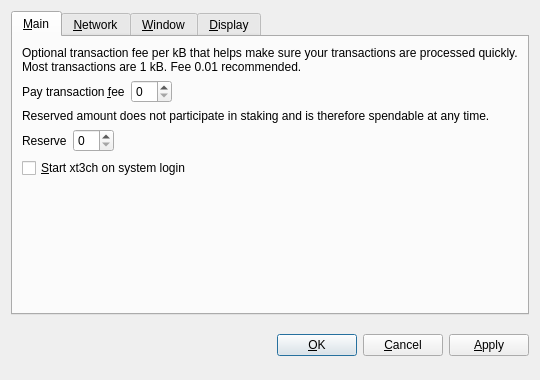
<?xml version="1.0" encoding="UTF-8"?>
<ui version="4.0">
 <class>OptionsDialog</class>
 <widget class="QDialog" name="OptionsDialog">
  <property name="geometry">
   <rect>
    <x>0</x>
    <y>0</y>
    <width>540</width>
    <height>380</height>
   </rect>
  </property>
  <property name="windowTitle">
   <string>Options</string>
  </property>
  <property name="modal">
   <bool>true</bool>
  </property>
  <layout class="QVBoxLayout" name="verticalLayout">
   <item>
    <widget class="QTabWidget" name="tabWidget">
     <property name="tabPosition">
      <enum>QTabWidget::North</enum>
     </property>
     <property name="currentIndex">
      <number>0</number>
     </property>
     <widget class="QWidget" name="tabMain">
      <attribute name="title">
       <string>&amp;Main</string>
      </attribute>
      <layout class="QVBoxLayout" name="verticalLayout_Main">
       <item>
        <widget class="QLabel" name="transactionFeeInfoLabel">
         <property name="text">
          <string>Optional transaction fee per kB that helps make sure your transactions are processed quickly. Most transactions are 1 kB. Fee 0.01 recommended.</string>
         </property>
         <property name="textFormat">
          <enum>Qt::PlainText</enum>
         </property>
         <property name="wordWrap">
          <bool>true</bool>
         </property>
        </widget>
       </item>
       <item>
        <layout class="QHBoxLayout" name="horizontalLayoutFee">
         <item>
          <widget class="QLabel" name="transactionFeeLabel">
           <property name="text">
            <string>Pay transaction &amp;fee</string>
           </property>
           <property name="textFormat">
            <enum>Qt::PlainText</enum>
           </property>
           <property name="buddy">
            <cstring>transactionFee</cstring>
           </property>
          </widget>
         </item>
         <item>
          <widget class="BitcoinAmountField" name="transactionFee"/>
         </item>
         <item>
          <spacer name="horizontalSpacerFee">
           <property name="orientation">
            <enum>Qt::Horizontal</enum>
           </property>
           <property name="sizeHint" stdset="0">
            <size>
             <width>40</width>
             <height>20</height>
            </size>
           </property>
          </spacer>
         </item>
        </layout>
       </item>
       <item>
        <widget class="QLabel" name="reserveBalanceInfoLabel">
         <property name="text">
          <string>Reserved amount does not participate in staking and is therefore spendable at any time.</string>
         </property>
         <property name="textFormat">
          <enum>Qt::PlainText</enum>
         </property>
         <property name="wordWrap">
          <bool>true</bool>
         </property>
        </widget>
       </item>
       <item>
        <layout class="QHBoxLayout" name="horizontalLayoutReserveBalance">
         <item>
          <widget class="QLabel" name="reserveBalanceLabel">
           <property name="text">
            <string>Reserve</string>
           </property>
           <property name="textFormat">
            <enum>Qt::PlainText</enum>
           </property>
           <property name="buddy">
            <cstring>reserveBalance</cstring>
           </property>
          </widget>
         </item>
         <item>
          <widget class="BitcoinAmountField" name="reserveBalance"/>
         </item>
         <item>
          <spacer name="horizontalSpacerReserveBalance">
           <property name="orientation">
            <enum>Qt::Horizontal</enum>
           </property>
           <property name="sizeHint" stdset="0">
            <size>
             <width>40</width>
             <height>20</height>
            </size>
           </property>
          </spacer>
         </item>
        </layout>
       </item>
       <item>
        <widget class="QCheckBox" name="bitcoinAtStartup">
         <property name="toolTip">
          <string>Automatically start xt3ch after logging in to the system.</string>
         </property>
         <property name="text">
          <string>&amp;Start xt3ch on system login</string>
         </property>
        </widget>
       </item>
       <item>
        <spacer name="verticalSpacer_Main">
         <property name="orientation">
          <enum>Qt::Vertical</enum>
         </property>
         <property name="sizeHint" stdset="0">
          <size>
           <width>20</width>
           <height>40</height>
          </size>
         </property>
        </spacer>
       </item>
      </layout>
     </widget>
     <widget class="QWidget" name="tabNetwork">
      <attribute name="title">
       <string>&amp;Network</string>
      </attribute>
      <layout class="QVBoxLayout" name="verticalLayout_Network">
       <item>
        <widget class="QCheckBox" name="mapPortUpnp">
         <property name="toolTip">
          <string>Automatically open the xt3ch client port on the router. This only works when your router supports UPnP and it is enabled.</string>
         </property>
         <property name="text">
          <string>Map port using &amp;UPnP</string>
         </property>
        </widget>
       </item>
       <item>
        <widget class="QCheckBox" name="connectSocks">
         <property name="toolTip">
          <string>Connect to the xt3ch network through a SOCKS proxy (e.g. when connecting through Tor).</string>
         </property>
         <property name="text">
          <string>&amp;Connect through SOCKS proxy:</string>
         </property>
        </widget>
       </item>
       <item>
        <layout class="QHBoxLayout" name="horizontalLayout_Network">
         <item>
          <widget class="QLabel" name="proxyIpLabel">
           <property name="text">
            <string>Proxy &amp;IP:</string>
           </property>
           <property name="textFormat">
            <enum>Qt::PlainText</enum>
           </property>
           <property name="buddy">
            <cstring>proxyIp</cstring>
           </property>
          </widget>
         </item>
         <item>
          <widget class="QValidatedLineEdit" name="proxyIp">
           <property name="maximumSize">
            <size>
             <width>140</width>
             <height>16777215</height>
            </size>
           </property>
           <property name="toolTip">
            <string>IP address of the proxy (e.g. 127.0.0.1)</string>
           </property>
          </widget>
         </item>
         <item>
          <widget class="QLabel" name="proxyPortLabel">
           <property name="text">
            <string>&amp;Port:</string>
           </property>
           <property name="textFormat">
            <enum>Qt::PlainText</enum>
           </property>
           <property name="buddy">
            <cstring>proxyPort</cstring>
           </property>
          </widget>
         </item>
         <item>
          <widget class="QLineEdit" name="proxyPort">
           <property name="maximumSize">
            <size>
             <width>55</width>
             <height>16777215</height>
            </size>
           </property>
           <property name="toolTip">
            <string>Port of the proxy (e.g. 9050)</string>
           </property>
          </widget>
         </item>
         <item>
          <widget class="QLabel" name="socksVersionLabel">
           <property name="text">
            <string>SOCKS &amp;Version:</string>
           </property>
           <property name="textFormat">
            <enum>Qt::PlainText</enum>
           </property>
           <property name="buddy">
            <cstring>socksVersion</cstring>
           </property>
          </widget>
         </item>
         <item>
          <widget class="QValueComboBox" name="socksVersion">
           <property name="toolTip">
            <string>SOCKS version of the proxy (e.g. 5)</string>
           </property>
          </widget>
         </item>
         <item>
          <spacer name="horizontalSpacer_Network">
           <property name="orientation">
            <enum>Qt::Horizontal</enum>
           </property>
           <property name="sizeHint" stdset="0">
            <size>
             <width>40</width>
             <height>20</height>
            </size>
           </property>
          </spacer>
         </item>
        </layout>
       </item>
       <item>
        <spacer name="verticalSpacer_Network">
         <property name="orientation">
          <enum>Qt::Vertical</enum>
         </property>
         <property name="sizeHint" stdset="0">
          <size>
           <width>20</width>
           <height>40</height>
          </size>
         </property>
        </spacer>
       </item>
      </layout>
     </widget>
     <widget class="QWidget" name="tabWindow">
      <attribute name="title">
       <string>&amp;Window</string>
      </attribute>
      <layout class="QVBoxLayout" name="verticalLayout_Window">
       <item>
        <widget class="QCheckBox" name="minimizeToTray">
         <property name="toolTip">
          <string>Show only a tray icon after minimizing the window.</string>
         </property>
         <property name="text">
          <string>&amp;Minimize to the tray instead of the taskbar</string>
         </property>
        </widget>
       </item>
       <item>
        <widget class="QCheckBox" name="minimizeOnClose">
         <property name="toolTip">
          <string>Minimize instead of exit the application when the window is closed. When this option is enabled, the application will be closed only after selecting Quit in the menu.</string>
         </property>
         <property name="text">
          <string>M&amp;inimize on close</string>
         </property>
        </widget>
       </item>
       <item>
        <spacer name="verticalSpacer_Window">
         <property name="orientation">
          <enum>Qt::Vertical</enum>
         </property>
         <property name="sizeHint" stdset="0">
          <size>
           <width>20</width>
           <height>40</height>
          </size>
         </property>
        </spacer>
       </item>
      </layout>
     </widget>
     <widget class="QWidget" name="tabDisplay">
      <attribute name="title">
       <string>&amp;Display</string>
      </attribute>
      <layout class="QVBoxLayout" name="verticalLayout_Display">
       <item>
        <layout class="QHBoxLayout" name="horizontalLayout_1_Display">
         <item>
          <widget class="QLabel" name="langLabel">
           <property name="text">
            <string>User Interface &amp;language:</string>
           </property>
           <property name="textFormat">
            <enum>Qt::PlainText</enum>
           </property>
           <property name="buddy">
            <cstring>lang</cstring>
           </property>
          </widget>
         </item>
         <item>
          <widget class="QValueComboBox" name="lang">
           <property name="toolTip">
            <string>The user interface language can be set here. This setting will take effect after restarting xt3ch.</string>
           </property>
          </widget>
         </item>
        </layout>
       </item>
       <item>
        <layout class="QHBoxLayout" name="horizontalLayout_2_Display">
         <item>
          <widget class="QLabel" name="unitLabel">
           <property name="text">
            <string>&amp;Unit to show amounts in:</string>
           </property>
           <property name="textFormat">
            <enum>Qt::PlainText</enum>
           </property>
           <property name="buddy">
            <cstring>unit</cstring>
           </property>
          </widget>
         </item>
         <item>
          <widget class="QValueComboBox" name="unit">
           <property name="toolTip">
            <string>Choose the default subdivision unit to show in the interface and when sending coins.</string>
           </property>
          </widget>
         </item>
        </layout>
       </item>
       <item>
        <widget class="QCheckBox" name="displayAddresses">
         <property name="toolTip">
          <string>Whether to show xt3ch addresses in the transaction list or not.</string>
         </property>
         <property name="text">
          <string>&amp;Display addresses in transaction list</string>
         </property>
        </widget>
       </item>
       <item>
        <widget class="QCheckBox" name="coinControlFeatures">
         <property name="toolTip">
          <string>Whether to show coin control features or not.</string>
         </property>
         <property name="text">
          <string>Display coin &amp;control features (experts only!)</string>
         </property>
        </widget>
       </item>
       <item>
        <spacer name="verticalSpacer_Display">
         <property name="orientation">
          <enum>Qt::Vertical</enum>
         </property>
         <property name="sizeHint" stdset="0">
          <size>
           <width>20</width>
           <height>40</height>
          </size>
         </property>
        </spacer>
       </item>
      </layout>
     </widget>
    </widget>
   </item>
   <item>
    <layout class="QHBoxLayout" name="horizontalLayout_Buttons">
     <item>
      <spacer name="horizontalSpacer_1">
       <property name="orientation">
        <enum>Qt::Horizontal</enum>
       </property>
       <property name="sizeHint" stdset="0">
        <size>
         <width>40</width>
         <height>48</height>
        </size>
       </property>
      </spacer>
     </item>
     <item>
      <widget class="QLabel" name="statusLabel">
       <property name="font">
        <font>
         <weight>75</weight>
         <bold>true</bold>
        </font>
       </property>
       <property name="text">
        <string/>
       </property>
       <property name="textFormat">
        <enum>Qt::PlainText</enum>
       </property>
       <property name="wordWrap">
        <bool>true</bool>
       </property>
      </widget>
     </item>
     <item>
      <spacer name="horizontalSpacer_2">
       <property name="orientation">
        <enum>Qt::Horizontal</enum>
       </property>
       <property name="sizeHint" stdset="0">
        <size>
         <width>40</width>
         <height>48</height>
        </size>
       </property>
      </spacer>
     </item>
     <item>
      <widget class="QPushButton" name="okButton">
       <property name="text">
        <string>&amp;OK</string>
       </property>
      </widget>
     </item>
     <item>
      <widget class="QPushButton" name="cancelButton">
       <property name="text">
        <string>&amp;Cancel</string>
       </property>
       <property name="autoDefault">
        <bool>false</bool>
       </property>
      </widget>
     </item>
     <item>
      <widget class="QPushButton" name="applyButton">
       <property name="text">
        <string>&amp;Apply</string>
       </property>
       <property name="autoDefault">
        <bool>false</bool>
       </property>
      </widget>
     </item>
    </layout>
   </item>
  </layout>
 </widget>
 <customwidgets>
  <customwidget>
   <class>BitcoinAmountField</class>
   <extends>QSpinBox</extends>
   <header>bitcoinamountfield.h</header>
  </customwidget>
  <customwidget>
   <class>QValueComboBox</class>
   <extends>QComboBox</extends>
   <header>qvaluecombobox.h</header>
  </customwidget>
  <customwidget>
   <class>QValidatedLineEdit</class>
   <extends>QLineEdit</extends>
   <header>qvalidatedlineedit.h</header>
  </customwidget>
 </customwidgets>
 <resources/>
 <connections/>
</ui>
